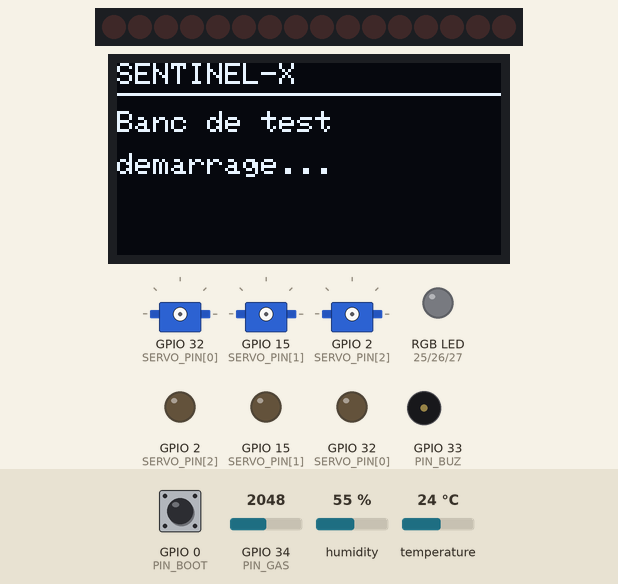
A sketch run on a simulated ESP32. Parts: 16 port-expander outputs drawn as a row of LEDs (first output left, lit = HIGH), 128×64 one-colour display, 3 × servo, an RGB LED mixed from three pins (HIGH = lit), output pins drawn as LEDs (lit = HIGH), buzzer (waves = sounding). Wiring (inferred from the names in the program): MCP23017 port expander at I2C address 0x20. Wiring (inferred from the signals the program sends): row of LEDs: on Q0, Q1, Q2, Q3, Q4, Q5, Q6, Q7, Q8, Q9, Q10, Q11, Q12, Q13, Q14, Q15. Inputs (shaded band) come from the test bench; at power-on: GPIO 34 (PIN_GAS) = 2048, GPIO 0 (PIN_BOOT) HIGH, humidity 55 %, temperature 24 °C (analog values on the 0–4095 scale). Servo pulses on a pin are drawn as a servo (544–2400 µs = 0–180°); not simulated (calls return 0 or success): ../sentinel_core/secrets.h; what the sketch prints to the serial monitor is not drawn.

Above: at 0.6 s.
At 2.7 s:
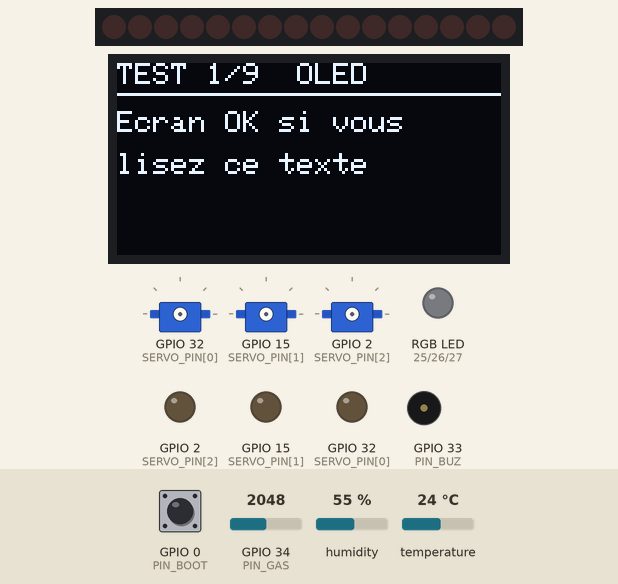
2.8 s: GPIO 34 (PIN_GAS) set to 0
At 3.4 s:
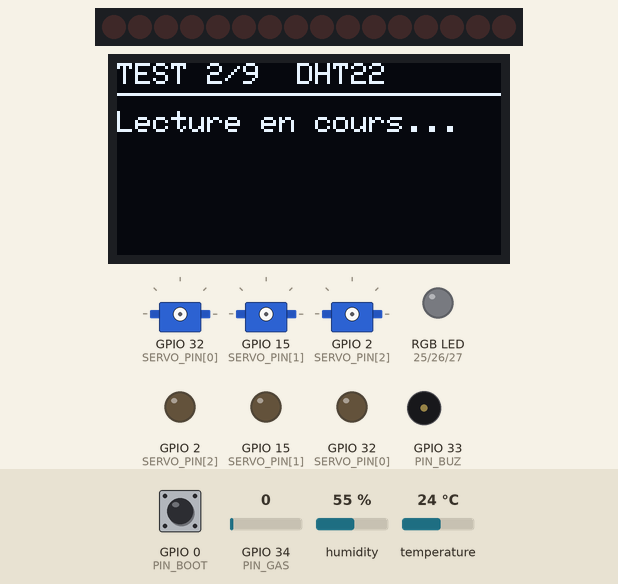
At 8.8 s:
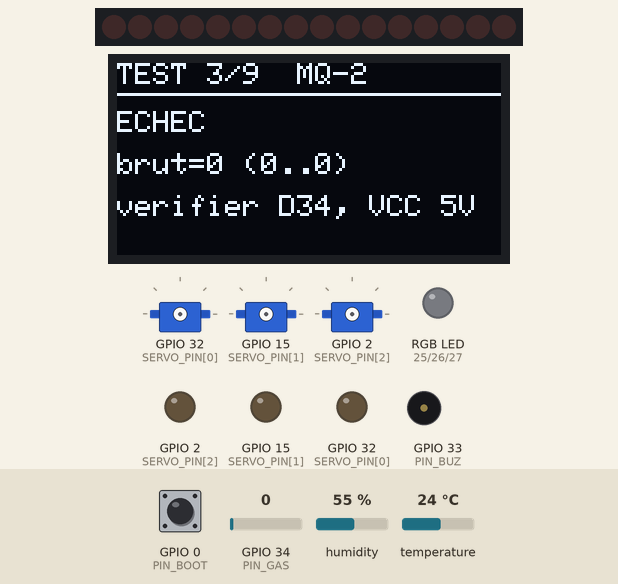
Timing chart, 0 to 41.2 s (numbered marks = the images above; inputs shaded):
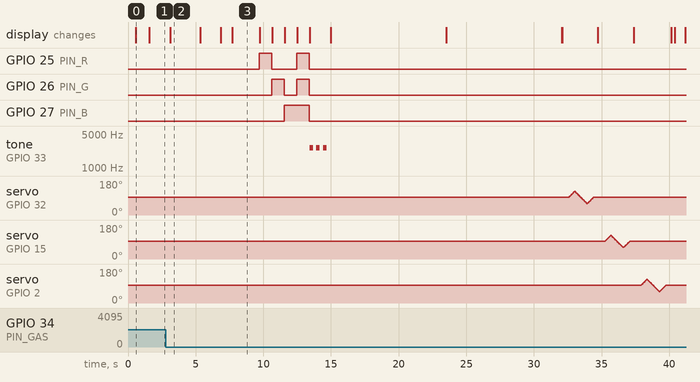

The sketch:

test_banc_esp32.ino
```cpp
// Banc de test SENTINEL-X (ESP32 DevKit) : teste les éléments un par un, affiche le déroulé et le bilan sur l'OLED et le port série (115200).
// Ordre : OLED, DHT22, MQ-2, LED RGB, buzzer, moteur, RC522, PIR (testé tard : chauffe ~60 s), Wi-Fi. Bouton BOOT : passer l'attente en cours / relancer le bilan.
// Câblage : voir docs/esp32_centralise/02_PINOUT_ET_CABALAGE.md (OLED D21/D22, DHT D14, PIR D13, MQ-2 D34, RGB D25/D26/D27,
// buzzer D33, RC522 SS D5 RST D4 SCK D18 MISO D19 MOSI D23, servos bras G D32 / bras D D15 / trappe arriere D2, tete 28BYJ-48 via MCP23017 0x20 GPA0..3).
// Voir docs/CABLAGE-COMPLET.md. Le test 'Moteurs' = tete + 3 servos.
#include <Arduino.h>
#include <Wire.h>
#include <SPI.h>
#include <WiFi.h>
#include <Adafruit_GFX.h>
#include <Adafruit_SSD1306.h>
#include <DHT.h>
#include <MFRC522.h>
#include "../sentinel_core/secrets.h"   // WIFI_SSID (seul le nom du réseau sert ici)

#define PIN_SDA 21
#define PIN_SCL 22
#define PIN_DHT 14
#define PIN_PIR 13
#define PIN_GAS 34
#define PIN_R 25
#define PIN_G 26
#define PIN_B 27
#define PIN_BUZ 33
#define PIN_SS 5
#define PIN_RST 4
#define PIN_SCK 18
#define PIN_MISO 19
#define PIN_MOSI 23
#define PIN_BOOT 0
const uint8_t SERVO_PIN[3] = {32, 15, 2};
const char* SERVO_NAME[3] = {"bras G", "bras D", "trappe AR"};
#define MCP_ADDR 0x20
const uint8_t HALF[8] = {0x1, 0x3, 0x2, 0x6, 0x4, 0xC, 0x8, 0x9};

Adafruit_SSD1306 oled(128, 64, &Wire, -1);
DHT dht(PIN_DHT, DHT22);
MFRC522 rfid(PIN_SS, PIN_RST);
bool oledOk = false;

enum { T_PEND = 0, T_OK = 1, T_KO = 2, T_VIS = 3 };    // T_VIS : test visuel/sonore, à constater
const char* NAMES[9] = {"OLED", "DHT22", "MQ-2", "PIR", "LED RGB", "Buzzer", "Moteurs", "RC522", "Wi-Fi 2.4G"};
uint8_t res[9];
String detail[9];

bool bootPressed() { return digitalRead(PIN_BOOT) == LOW; }

void screen(const String& title, const String& l1 = "", const String& l2 = "", const String& l3 = "") {
  Serial.printf("[%s] %s | %s | %s\n", title.c_str(), l1.c_str(), l2.c_str(), l3.c_str());
  if (!oledOk) return;
  oled.clearDisplay();
  oled.setTextSize(1);
  oled.setTextColor(SSD1306_WHITE);
  oled.setCursor(0, 0);  oled.print(title);
  oled.drawLine(0, 10, 127, 10, SSD1306_WHITE);
  oled.setCursor(0, 16); oled.print(l1);
  oled.setCursor(0, 30); oled.print(l2);
  oled.setCursor(0, 44); oled.print(l3);
  oled.display();
}

void setRGB(bool r, bool g, bool b) { digitalWrite(PIN_R, r); digitalWrite(PIN_G, g); digitalWrite(PIN_B, b); }

void finish(int i, uint8_t status, const String& d) {
  res[i] = status; detail[i] = d;
  Serial.printf("==> TEST %d %-10s : %s  (%s)\n", i + 1, NAMES[i], status == T_OK ? "OK" : status == T_VIS ? "A CONSTATER" : "ECHEC", d.c_str());
}

// ---- 1. OLED (déjà initialisé dans setup : si on lit ceci à l'écran, c'est bon) ----
void testOled() {
  screen("TEST 1/9  OLED", "Ecran OK si vous", "lisez ce texte", "");
  delay(1500);
  finish(0, oledOk ? T_OK : T_KO, oledOk ? "affichage OK" : "ecran non detecte");
}

// ---- 2. DHT22 ----
void testDht() {
  screen("TEST 2/9  DHT22", "Lecture en cours...");
  float t = NAN, h = NAN;
  for (int k = 0; k < 5 && (isnan(t) || isnan(h)); k++) { delay(2200); t = dht.readTemperature(); h = dht.readHumidity(); }
  if (isnan(t) || isnan(h)) { screen("TEST 2/9  DHT22", "ECHEC", "pas de lecture", "verifier D14, VCC"); finish(1, T_KO, "pas de lecture"); delay(1500); return; }
  char b[40]; snprintf(b, sizeof b, "T=%.1fC H=%.0f%%", t, h);
  screen("TEST 2/9  DHT22", "OK", b); finish(1, T_OK, b); delay(1500);
}

// ---- 3. MQ-2 (lecture analogique, chauffe non attendue : valeurs indicatives) ----
void testGas() {
  screen("TEST 3/9  MQ-2", "Lecture analogique...");
  long sum = 0; int mn = 4095, mx = 0;
  for (int k = 0; k < 20; k++) { int v = analogRead(PIN_GAS); sum += v; mn = min(mn, v); mx = max(mx, v); delay(40); }
  int avg = sum / 20;
  char b[40]; snprintf(b, sizeof b, "brut=%d (%d..%d)", avg, mn, mx);
  bool ok = avg > 5 && avg < 4090;   // 0 = fil debranche/masse, 4095 = court-circuit au 3,3 V
  screen("TEST 3/9  MQ-2", ok ? "OK" : "ECHEC", b, ok ? "souffler: doit monter" : "verifier D34, VCC 5V");
  finish(2, ok ? T_OK : T_KO, b); delay(2000);
}

// ---- 4. PIR (attendre un mouvement, 30 s max) ----
void testPir() {
  unsigned long t0 = millis(); bool seen = false;
  while (millis() - t0 < 40000 && !seen) {
    bool hi = digitalRead(PIN_PIR) == HIGH;
    if (hi) seen = true;
    char b[32]; snprintf(b, sizeof b, "reste %lus", (40000 - (millis() - t0)) / 1000);
    screen("TEST 8/9  PIR", "Bougez la main", hi ? "MOUVEMENT !" : "en attente...", String(b) + "  BOOT=passer");
    if (bootPressed()) break;
    delay(200);
  }
  screen("TEST 8/9  PIR", seen ? "OK mouvement vu" : "ECHEC", seen ? "" : "aucun mouvement");
  finish(3, seen ? T_OK : T_KO, seen ? "mouvement detecte" : "aucun mouvement (chauffe ~60 s ?)"); delay(1200);
}

// ---- 5. LED RGB ----
void testRgb() {
  const char* n[4] = {"ROUGE", "VERT", "BLEU", "BLANC"};
  bool c[4][3] = {{1,0,0},{0,1,0},{0,0,1},{1,1,1}};
  for (int i = 0; i < 4; i++) { setRGB(c[i][0], c[i][1], c[i][2]); screen("TEST 4/9  LED RGB", n[i], "Couleur correcte ?"); delay(900); }
  setRGB(0, 0, 0);
  finish(4, T_VIS, "rouge/vert/bleu/blanc affiches");
}

// ---- 6. Buzzer ----
void testBuzzer() {
  screen("TEST 5/9  BUZZER", "3 bips...", "Vous les entendez ?");
  for (int i = 0; i < 3; i++) { tone(PIN_BUZ, 2600); delay(250); noTone(PIN_BUZ); delay(250); }
  digitalWrite(PIN_BUZ, LOW);
  finish(5, T_VIS, "3 bips emis");
}

// ---- 7. Moteurs : tête 28BYJ-48 (MCP23017) + 3 servos (PWM 50 Hz, balayage 60..120 deg) ----
bool mcpWrite(uint8_t reg, uint8_t v) { Wire.beginTransmission(MCP_ADDR); Wire.write(reg); Wire.write(v); return Wire.endTransmission() == 0; }
bool mcpSet(uint8_t nib) { return mcpWrite(0x14, nib & 0x0F); }   // OLATA : GPA0..3 = IN1..IN4
void servoDeg(int i, int deg) { uint32_t us = 500 + (uint32_t)deg * 2000 / 180; ledcWrite(SERVO_PIN[i], (uint32_t)((uint64_t)us * 65535 / 20000)); }
void testMotor() {
  Wire.beginTransmission(MCP_ADDR);
  bool mcp = Wire.endTransmission() == 0;
  String d;
  if (mcp) {
    mcpWrite(0x00, 0x00); mcpWrite(0x01, 0x00); mcpSet(0);
    screen("TEST 6/9  MOTEURS", "Tete (MCP23017)", "1 tour horaire");
    int idx = 0;
    for (int i = 0; i < 4096; i++) { idx = (idx + 1) & 7; mcpSet(HALF[idx]); delayMicroseconds(1800); }
    screen("TEST 6/9  MOTEURS", "Tete (MCP23017)", "1 tour inverse");
    for (int i = 0; i < 4096; i++) { idx = (idx + 7) & 7; mcpSet(HALF[idx]); delayMicroseconds(1800); }
    mcpSet(0);
    d = "tete OK";
  } else { screen("TEST 6/9  MOTEURS", "MCP23017 ABSENT", "tete non testee", "verifier I2C 0x20"); d = "MCP23017 absent"; delay(2000); }
  for (int i = 0; i < 3; i++) {
    screen("TEST 6/9  MOTEURS", SERVO_NAME[i], "balayage 60..120");
    servoDeg(i, 90); delay(500);
    for (int a = 90; a <= 120; a++) { servoDeg(i, a); delay(15); }
    for (int a = 120; a >= 60; a--) { servoDeg(i, a); delay(15); }
    for (int a = 60; a <= 90; a++) { servoDeg(i, a); delay(15); }
    delay(300); ledcWrite(SERVO_PIN[i], 0);
  }
  finish(6, mcp ? T_VIS : T_KO, d + ", 3 servos balayes");
}

// ---- 8. RC522 : version puis un badge (20 s max) ----
void testRfid() {
  SPI.begin(PIN_SCK, PIN_MISO, PIN_MOSI, PIN_SS);
  rfid.PCD_Init(); delay(50);
  byte v = rfid.PCD_ReadRegister(MFRC522::VersionReg);
  char vb[24]; snprintf(vb, sizeof vb, "version 0x%02X", v);
  if (v == 0x00 || v == 0xFF) { screen("TEST 7/9  RC522", "ECHEC", vb, "verifier cablage SPI"); finish(7, T_KO, String(vb) + " : lecteur absent"); delay(2000); return; }
  unsigned long t0 = millis(); String uid;
  while (millis() - t0 < 20000 && uid.length() == 0) {
    char b[32]; snprintf(b, sizeof b, "reste %lus", (20000 - (millis() - t0)) / 1000);
    screen("TEST 7/9  RC522", "Presentez un badge", vb, String(b) + " BOOT=passer");
    if (bootPressed()) break;
    if (rfid.PICC_IsNewCardPresent() && rfid.PICC_ReadCardSerial()) {
      for (byte i = 0; i < rfid.uid.size; i++) { if (rfid.uid.uidByte[i] < 0x10) uid += '0'; uid += String(rfid.uid.uidByte[i], HEX); if (i + 1 < rfid.uid.size) uid += ':'; }
      uid.toUpperCase(); rfid.PICC_HaltA(); rfid.PCD_StopCrypto1();
    }
    delay(150);
  }
  if (uid.length()) { screen("TEST 7/9  RC522", "OK badge lu", uid); finish(7, T_OK, uid); }
  else { screen("TEST 7/9  RC522", "lecteur OK", "aucun badge lu"); finish(7, T_KO, String(vb) + ", aucun badge"); }
  delay(1500);
}

// ---- 9. Wi-Fi : le réseau configuré est-il visible en 2,4 GHz ? ----
void testWifi() {
  screen("TEST 9/9  WI-FI", "Scan 2.4 GHz...");
  WiFi.mode(WIFI_STA); WiFi.disconnect();
  int n = WiFi.scanNetworks();
  int found = -1;
  for (int i = 0; i < n; i++) if (WiFi.SSID(i) == WIFI_SSID) { found = i; break; }
  char b[40];
  if (found >= 0) { snprintf(b, sizeof b, "canal %d, %d dBm", WiFi.channel(found), WiFi.RSSI(found)); screen("TEST 9/9  WI-FI", "OK reseau visible", b); finish(8, T_OK, b); }
  else { snprintf(b, sizeof b, "%d reseaux, cible absente", n); screen("TEST 9/9  WI-FI", "ECHEC", "hotspot invisible", "activer bande 2,4 GHz"); finish(8, T_KO, b); }
  delay(1800);
}

// ---- Bilan (2 pages alternées) ----
void summary() {
  int ok = 0, ko = 0, vis = 0;
  for (int i = 0; i < 9; i++) { if (res[i] == T_OK) ok++; else if (res[i] == T_KO) ko++; else if (res[i] == T_VIS) vis++; }
  Serial.printf("\n===== BILAN : %d OK, %d a constater, %d ECHEC =====\n", ok, vis, ko);
  for (int i = 0; i < 9; i++) Serial.printf("  %-11s %s  %s\n", NAMES[i], res[i] == T_OK ? "OK " : res[i] == T_VIS ? "VIS" : "KO ", detail[i].c_str());
  Serial.println("(BOOT = relancer le test)");
  unsigned long page = 0;
  while (!bootPressed()) {
    if (oledOk) {
      oled.clearDisplay(); oled.setTextSize(1); oled.setTextColor(SSD1306_WHITE);
      oled.setCursor(0, 0); oled.printf("BILAN %d/%d %s", ok + vis, 9, ko ? "ECHEC" : "OK");
      oled.drawLine(0, 10, 127, 10, SSD1306_WHITE);
      int from = (page % 2) ? 5 : 0, to = (page % 2) ? 9 : 5;
      for (int i = from, y = 14; i < to; i++, y += 10) {
        oled.setCursor(0, y); oled.printf("%-10s %s", NAMES[i], res[i] == T_OK ? "OK" : res[i] == T_VIS ? "VU?" : "KO");
      }
      oled.setCursor(0, 56); oled.print(page % 2 ? "2/2  BOOT=relancer" : "1/2  BOOT=relancer");
      oled.display();
    }
    page++;
    for (int k = 0; k < 30 && !bootPressed(); k++) delay(100);
  }
  while (bootPressed()) delay(20);
}

void runAll() {
  memset(res, 0, sizeof res);
  testOled(); testDht(); testGas(); testRgb(); testBuzzer(); testMotor(); testRfid(); testPir(); testWifi();   // PIR en fin : chauffe ~60 s depuis le démarrage
  summary();
}

void setup() {
  Serial.begin(115200); delay(500);
  Serial.println(F("\n=== BANC DE TEST SENTINEL-X (ESP32) ==="));
  pinMode(PIN_BOOT, INPUT_PULLUP);
  pinMode(PIN_PIR, INPUT_PULLDOWN);
  pinMode(PIN_R, OUTPUT); pinMode(PIN_G, OUTPUT); pinMode(PIN_B, OUTPUT); pinMode(PIN_BUZ, OUTPUT);
  digitalWrite(PIN_BUZ, LOW); setRGB(0, 0, 0);
  for (int i = 0; i < 3; i++) { ledcAttach(SERVO_PIN[i], 50, 16); ledcWrite(SERVO_PIN[i], 0); }
  analogReadResolution(12); analogSetPinAttenuation(PIN_GAS, ADC_11db);
  Wire.begin(PIN_SDA, PIN_SCL);
  oledOk = oled.begin(SSD1306_SWITCHCAPVCC, 0x3C);
  dht.begin();
  screen("SENTINEL-X", "Banc de test", "demarrage...");
  delay(1000);
}

void loop() { runAll(); }
```

Measured:
- after the input at 2.8 s, the display: first differs from a run without the input after 4.9 s (image 3)
- what the display in image 0 shows lasts 1.0 s, from 0.6 s to 1.6 s
- what the display in image 2 shows lasts 2.2 s, from 3.1 s to 5.3 s
